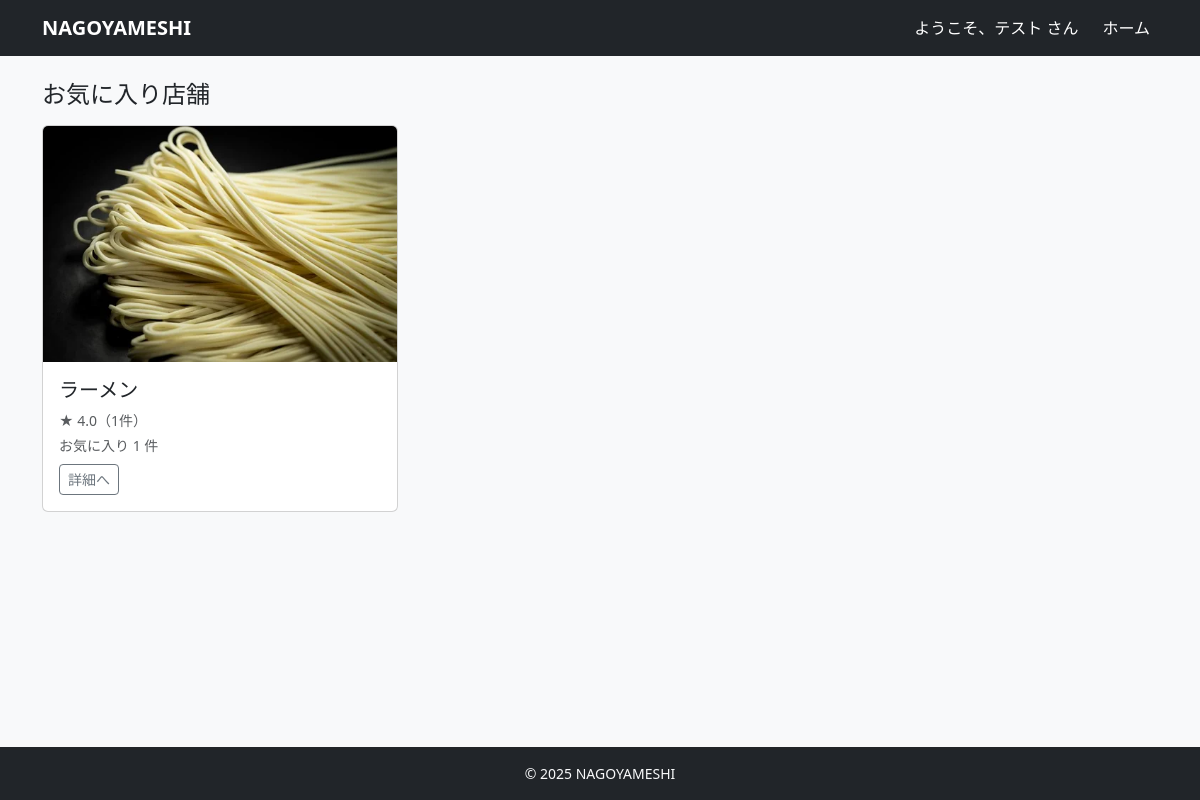
Page /favorites/ (signed in) on the committed database.
### accounts/models.py (models this page shows, shortened)
class User(AbstractUser):
    username = None  # 使わない（メールログインにする）
    email = models.EmailField(unique=True)
    name = models.CharField(max_length=10)
    name_kana = models.CharField(max_length=10)
    zipcode = models.CharField(max_length=8)
    address = models.CharField(max_length=20)
    tel = models.CharField(max_length=11)
    is_paid_member = models.BooleanField(default=False)
    is_owner_member = models.BooleanField(default=False)
    created_at = models.DateTimeField(auto_now_add=True)
    updated_at = models.DateTimeField(auto_now=True)
    USERNAME_FIELD = 'email'
    REQUIRED_FIELDS = ['name', 'name_kana', 'zipcode', 'address', 'tel']
    objects = CustomUserManager()

### restaurants/models.py (models this page shows, shortened)
class Restaurant(models.Model):
    company = models.ForeignKey(
        Company,
        on_delete=models.CASCADE,
        related_name='restaurants',
    )
    category = models.ForeignKey(
        Category,
        on_delete=models.PROTECT,
        related_name='restaurants',
    )
    owner = models.ForeignKey(
        settings.AUTH_USER_MODEL,
        on_delete=models.CASCADE,
        related_name="my_restaurants",
        null=True,
        blank=True,
    )
    name = models.CharField(max_length=100)
    image = models.ImageField(upload_to='restaurant/', blank=True, null=True)
    description = models.TextField(blank=True)
    price_min = models.IntegerField()
    price_max = models.IntegerField()
    open_time = models.TimeField()
    close_time = models.TimeField()
    zipcode = models.CharField(max_length=10)
    address = models.CharField(max_length=200)
    tel = models.CharField(max_length=20)
    holiday = models.CharField(max_length=50, blank=True)  # 定休日
    created_at = models.DateTimeField(auto_now_add=True)
    updated_at = models.DateTimeField(auto_now=True)

### restaurants/views.py (the view)
# urls.py: path('favorites/', views.MyFavoriteListView.as_view(), name='my_favorite_list'),
class MyFavoriteListView(LoginRequiredMixin, ListView):
    template_name = "restaurants/my_favorite_list.html"
    context_object_name = "restaurants"
    def get_queryset(self):
        return (Restaurant.objects
                .filter(favorites__user=self.request.user)
                .select_related("category", "company")
                .annotate(avg_rating=Avg("reviews__rating"),
                          review_count=Count("reviews"),
                          favorite_count=Count("favorites")))

### templates/restaurants/my_favorite_list.html (shortened to what this page needs)
{% extends "base.html" %}
{% block content %}
<h1 class="h4 mb-3">お気に入り店舗</h1>
{% if restaurants %}
  <div class="row">
    {% for r in restaurants %}
      <div class="col-md-4 mb-3">
        <div class="card h-100">
          {% if r.image %}
            <img src="{{ r.image.url }}" class="card-img-top" alt="{{ r.name }}">
          {% endif %}
          <div class="card-body">
            <h5 class="card-title">{{ r.name }}</h5>
            <div class="small text-muted mb-1">★ {{ r.avg_rating|default:0|floatformat:1 }}（{{ r.review_count }}件）</div>
            <div class="small text-muted">お気に入り {{ r.favorite_count }} 件</div>
            <a href="{% url 'restaurants:restaurant_detail' r.pk %}" class="btn btn-sm btn-outline-secondary mt-2">詳細へ</a>
          </div>
        </div>
      </div>
    {% endfor %}
  </div>
{% else %}
  <p>まだお気に入りはありません。</p>
{% endif %}
{% endblock %}

### templates/base.html (shortened to what this page needs)
<!DOCTYPE html>
<html lang="ja">
<head>
    <link href="https://cdn.jsdelivr.net/npm/bootstrap@5.3.3/dist/css/bootstrap.min.css" rel="stylesheet"
>
</head>
<body class="bg-light d-flex flex-column min-vh-100">
    <nav class="navbar navbar-expand-lg navbar-dark bg-dark mb-4">
        <div class="container">
            <a class="navbar-brand fw-bold" href="/">NAGOYAMESHI</a>
            <div class="collapse navbar-collapse" id="navbarNav">
                <ul class="navbar-nav ms-auto align-items-center">
                    {% if user.is_authenticated %}
                    <li class="nav-item">
                        <span class="navbar-text me-3 text-white">
                            ようこそ、{{ user.name|default:user.email }} さん
                        </span>
                    </li>
                    {% if user.is_authenticated and user.is_owner_member %}
                    <li class="nav-item">
                        <a class="nav-link text-white" href="{% url 'restaurants:owner_dashboard' %}">ホーム</a>
                    </li>
                    {% else %}
                    <li class="nav-item">
                        <a class="nav-link text-white" href="{% url 'restaurants:restaurant_list' %}">ホーム</a>
                    </li>
                    {% endif %}
                    {% endif %}
                </ul>
            </div>
        </div>
    </nav>
    <main class="container mb-5 flex-grow-1">
        {% block content %}{% endblock %}
    </main>
    <footer class="bg-dark text-light py-3 mt-auto">
        <div class="container text-center small">
            &copy; {{ now|default:"2025" }} NAGOYAMESHI
        </div>
    </footer>
</body>
</html>

### templates/base.html (style rules this page uses)
.navbar.navbar-dark .navbar-brand, .navbar.navbar-dark .navbar-text, .navbar.navbar-dark .navbar-nav .nav-link, .navbar.navbar-dark .navbar-nav .nav-link:visited, .navbar.navbar-dark .btn-link.nav-link { color: #ffffff !important; }

### rows in the picture
User: name "テスト"
Restaurant: image (picture), name "ラーメン", avg_rating "4.0", review_count "1", favorite_count "1"

### other values in the picture
{{ now|default:"2025" }} "2025"
